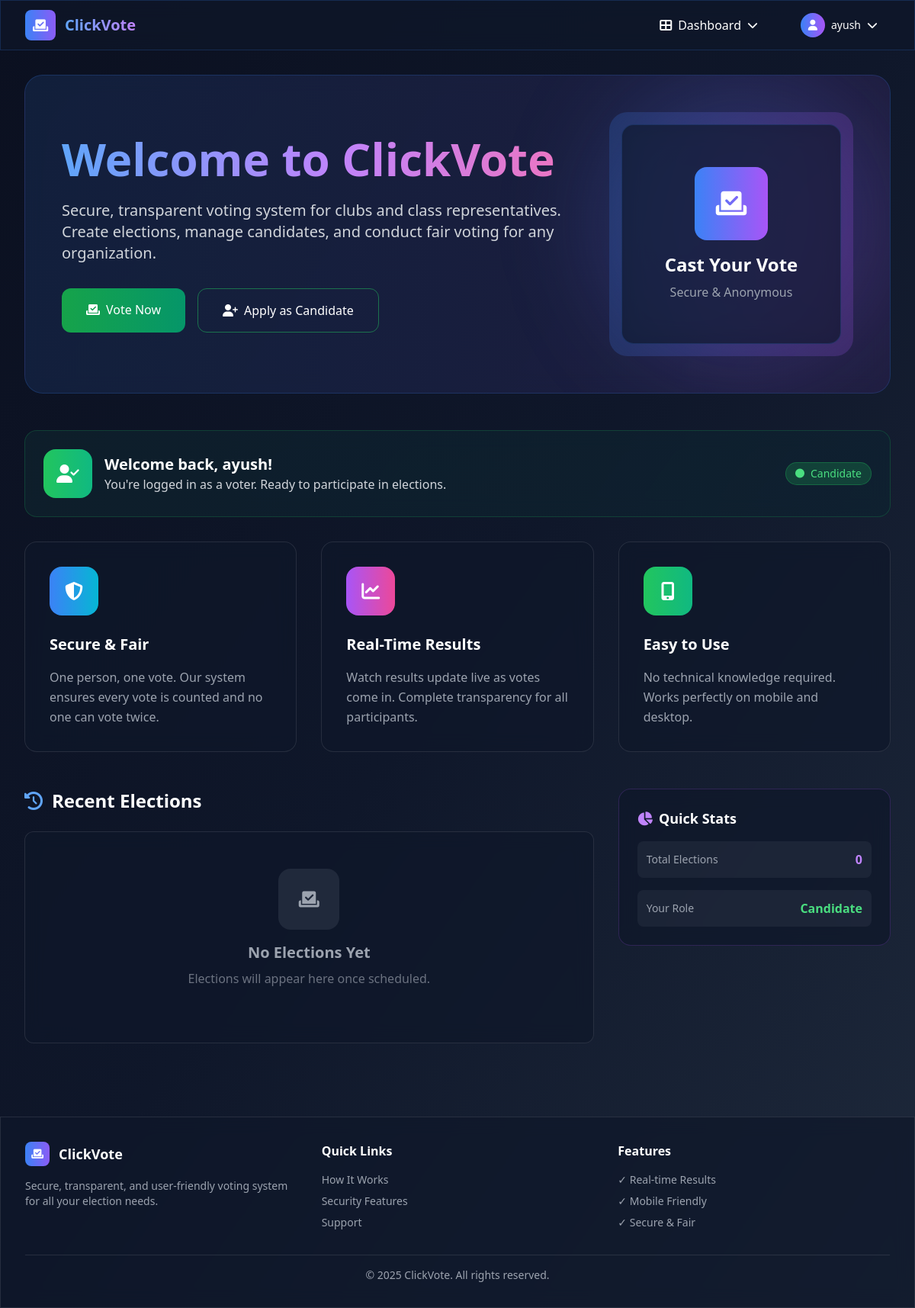
/ (signed in), run on the app's committed database.
### tables this page shows
CREATE TABLE users (
                id INTEGER PRIMARY KEY AUTOINCREMENT,
                name TEXT NOT NULL,
                email TEXT UNIQUE,
                username TEXT UNIQUE NOT NULL,
                password TEXT NOT NULL,
                role TEXT NOT NULL DEFAULT 'voter',
                id_number TEXT,
                created_at TIMESTAMP DEFAULT CURRENT_TIMESTAMP
            );

### app.py (the view)
@app.route("/")
def index():
    user = query("SELECT * FROM users WHERE id=?", (session["user_id"],), one=True) if "user_id" in session else None
    active = query("SELECT * FROM elections WHERE status != 'cancelled' OR status IS NULL ORDER BY start_time DESC LIMIT 5")
    return render_template("index.html", user=user, elections=active)

### app.py (called while the page is built)
def get_db():
    conn = sqlite3.connect('voting.db', timeout=30)
    conn.row_factory = sqlite3.Row
    return conn

def exec_sql(sql, args=(), fetch=False, one=False):
    db = get_db()
    cur = db.execute(sql, args)
    if fetch:
        rows = cur.fetchall()
        cur.close()
        return rows[0] if one and rows else rows
    else:
        db.commit()
        last = cur.lastrowid
        cur.close()
        return last

def query(sql, args=(), one=False):
    return exec_sql(sql, args, fetch=True, one=one)

@app.context_processor
def inject_unread_notifications():
    try:
        uid = session.get('user_id')
        if not uid:
            return {}
        row = query('SELECT COUNT(*) AS c FROM notifications WHERE user_id=? AND read=0', (uid,), one=True)
        return {'unread_notifications': row['c'] if row else 0}
    except Exception:
        return {'unread_notifications': 0}

### templates/index.html (shortened to what this page needs)
{% extends "base.html" %}
{% block content %}
<div class="mb-12">
  <div class="glass-effect rounded-3xl p-8 md:p-12 border border-blue-500/20 bg-gradient-to-r from-blue-500/10 to-purple-500/10 relative overflow-hidden">
    <div class="absolute top-0 right-0 w-96 h-96 bg-gradient-to-br from-blue-500/20 to-purple-500/20 rounded-full blur-3xl"></div>
    <div class="relative">
      <div class="flex flex-col lg:flex-row items-center justify-between">
        <div class="flex-1 mb-8 lg:mb-0">
          <h1 class="text-4xl md:text-6xl font-bold bg-gradient-to-r from-blue-400 via-purple-400 to-pink-400 bg-clip-text text-transparent mb-6">
          </h1>
          <p class="text-xl text-gray-300 mb-8 max-w-2xl">
            Secure, transparent voting system for clubs and class representatives. Create elections, manage candidates, and conduct fair voting for any organization.
          </p>
          {% if user %}
            <div class="flex flex-wrap gap-4">
              {% if user.role == 'admin' %}
                <a href="{{ url_for('admin') }}" class="px-8 py-4 bg-gradient-to-r from-blue-600 to-purple-600 hover:from-blue-700 hover:to-purple-700 rounded-xl font-medium transition-all duration-300 transform hover:scale-105">
                  <i class="fas fa-cog mr-2"></i>Admin Dashboard
                </a>
                <a href="{{ url_for('schedule') }}" class="px-8 py-4 border border-blue-500/50 hover:bg-blue-500/10 rounded-xl font-medium transition-all duration-300">
                  <i class="fas fa-calendar mr-2"></i>Schedule Election
                </a>
              {% else %}
                <a href="{{ url_for('voter_panel') }}" class="px-8 py-4 bg-gradient-to-r from-green-600 to-emerald-600 hover:from-green-700 hover:to-emerald-700 rounded-xl font-medium transition-all duration-300 transform hover:scale-105">
                  <i class="fas fa-vote-yea mr-2"></i>Vote Now
                </a>
                <a href="{{ url_for('candidate_signup') }}" class="px-8 py-4 border border-green-500/50 hover:bg-green-500/10 rounded-xl font-medium transition-all duration-300">
                  <i class="fas fa-user-plus mr-2"></i>Apply as Candidate
                </a>
              {% endif %}
            </div>
          {% endif %}
        </div>
        <div class="flex-shrink-0">
          <div class="w-80 h-80 relative">
            <div class="absolute inset-0 bg-gradient-to-r from-blue-500/20 to-purple-500/20 rounded-3xl animate-pulse"></div>
            <div class="absolute inset-4 glass-effect rounded-2xl flex items-center justify-center">
              <div class="text-center">
                <div class="w-24 h-24 bg-gradient-to-r from-blue-500 to-purple-500 rounded-2xl flex items-center justify-center mb-4 mx-auto animate-float">
                  <i class="fas fa-vote-yea text-white text-4xl"></i>
                </div>
                <h3 class="text-2xl font-bold mb-2">Cast Your Vote</h3>
                <p class="text-gray-400">Secure & Anonymous</p>
              </div>
            </div>
          </div>
        </div>
      </div>
    </div>
  </div>
</div>
{% if user %}
<div class="mb-8">
  <div class="glass-effect rounded-2xl p-6 border border-green-500/20 bg-gradient-to-r from-green-500/5 to-emerald-500/5">
    <div class="flex items-center justify-between">
      <div class="flex items-center space-x-4">
        <div class="w-16 h-16 bg-gradient-to-r from-green-500 to-emerald-500 rounded-2xl flex items-center justify-center">
          <i class="fas fa-user-check text-white text-2xl"></i>
        </div>
        <div>
          <h3 class="text-xl font-bold text-white">Welcome back, {{ user.username }}!</h3>
          <p class="text-gray-300">
            {% if user.role == 'admin' %}
              You have administrative access to manage elections.
            {% else %}
              You're logged in as a voter. Ready to participate in elections.
            {% endif %}
          </p>
        </div>
      </div>
      <div class="text-right">
        <div class="inline-flex items-center px-3 py-1 bg-green-500/20 rounded-full text-green-400 text-sm font-medium border border-green-500/30">
          <i class="fas fa-circle text-xs mr-2 animate-pulse"></i>
          {{ user.role.title() }}
        </div>
      </div>
    </div>
  </div>
</div>
{% endif %}
<div class="grid md:grid-cols-3 gap-8 mb-12">
  <div class="glass-effect rounded-2xl p-8 vote-card transition-all duration-500 border border-white/10 hover:border-blue-500/30 group">
    <div class="w-16 h-16 bg-gradient-to-r from-blue-500 to-cyan-500 rounded-2xl flex items-center justify-center mb-6 group-hover:scale-110 transition-transform duration-300">
      <i class="fas fa-shield-alt text-white text-2xl"></i>
    </div>
    <h3 class="text-xl font-bold text-white mb-4 group-hover:text-blue-400 transition-colors">Secure & Fair</h3>
    <p class="text-gray-400 leading-relaxed">
      One person, one vote. Our system ensures every vote is counted and no one can vote twice.
    </p>
  </div>
  <div class="glass-effect rounded-2xl p-8 vote-card transition-all duration-500 border border-white/10 hover:border-purple-500/30 group">
    <div class="w-16 h-16 bg-gradient-to-r from-purple-500 to-pink-500 rounded-2xl flex items-center justify-center mb-6 group-hover:scale-110 transition-transform duration-300">
      <i class="fas fa-chart-line text-white text-2xl"></i>
    </div>
    <h3 class="text-xl font-bold text-white mb-4 group-hover:text-purple-400 transition-colors">Real-Time Results</h3>
    <p class="text-gray-400 leading-relaxed">
      Watch results update live as votes come in. Complete transparency for all participants.
    </p>
  </div>
  <div class="glass-effect rounded-2xl p-8 vote-card transition-all duration-500 border border-white/10 hover:border-green-500/30 group">
    <div class="w-16 h-16 bg-gradient-to-r from-green-500 to-emerald-500 rounded-2xl flex items-center justify-center mb-6 group-hover:scale-110 transition-transform duration-300">
      <i class="fas fa-mobile-alt text-white text-2xl"></i>
    </div>
    <h3 class="text-xl font-bold text-white mb-4 group-hover:text-green-400 transition-colors">Easy to Use</h3>
    <p class="text-gray-400 leading-relaxed">
      No technical knowledge required. Works perfectly on mobile and desktop.
    </p>
  </div>
</div>
<div class="grid lg:grid-cols-3 gap-8">
  <div class="lg:col-span-2">
    <div class="flex items-center justify-between mb-6">
      <h2 class="text-2xl font-bold text-white flex items-center">
        <i class="fas fa-history mr-3 text-blue-400"></i>
        Recent Elections
      </h2>
    </div>
    <div class="space-y-4">
      {% for e in elections[:3] %}
      <div class="glass-effect rounded-xl p-6 border border-white/10 hover:border-blue-500/30 transition-colors duration-300">
        <div class="flex items-center justify-between mb-4">
          <div>
            <h3 class="text-lg font-semibold text-white">{{ e.title or e.category }}</h3>
            <p class="text-gray-400 text-sm">{{ e.category }} • {{ e.year or "TBD" }}</p>
          </div>
          <div class="text-right">
            <span class="inline-flex items-center px-3 py-1 bg-blue-500/20 rounded-full text-blue-400 text-sm font-medium border border-blue-500/30">
              <i class="fas fa-calendar text-xs mr-2"></i>
              Scheduled
            </span>
          </div>
        </div>
        <div class="flex items-center justify-between text-sm text-gray-400">
          <span class="flex items-center">
            <i class="fas fa-calendar mr-2"></i>
            <span class="utc-time">{{ e.start_time }}</span> → <span class="utc-time">{{ e.end_time }}</span>
          </span>
          {% if user %}
          <div class="flex items-center space-x-2">
            {% if user.role == 'voter' %}
            <a href="{{ url_for('voter_panel') }}" class="px-3 py-1 bg-green-600 hover:bg-green-700 rounded-lg text-white transition-colors">
              Vote
            </a>
            {% endif %}
            <a href="{{ url_for('results', election_id=e.id) }}" class="px-3 py-1 bg-blue-600 hover:bg-blue-700 rounded-lg text-white transition-colors">
              Results
            </a>
          </div>
          {% endif %}
        </div>
      </div>
      {% else %}
      <div class="glass-effect rounded-xl p-12 text-center border border-white/10">
        <div class="w-20 h-20 bg-gray-500/20 rounded-2xl flex items-center justify-center mx-auto mb-4">
          <i class="fas fa-vote-yea text-gray-400 text-2xl"></i>
        </div>
        <h3 class="text-xl font-bold text-gray-400 mb-2">No Elections Yet</h3>
        <p class="text-gray-500 mb-6">Elections will appear here once scheduled.</p>
      </div>
      {% endfor %}
    </div>
  </div>
  <div class="space-y-6">
    <div class="glass-effect rounded-2xl p-6 border border-purple-500/20">
      <h3 class="text-lg font-bold text-white mb-4 flex items-center">
        <i class="fas fa-chart-pie mr-2 text-purple-400"></i>
        Quick Stats
      </h3>
      <div class="space-y-4">
        <div class="flex items-center justify-between p-3 bg-white/5 rounded-lg">
          <span class="text-gray-400 text-sm">Total Elections</span>
          <span class="font-bold text-purple-400">{{ elections|length }}</span>
        </div>
        <div class="flex items-center justify-between p-3 bg-white/5 rounded-lg">
          <span class="text-gray-400 text-sm">Your Role</span>
          <span class="font-bold text-green-400">{{ user.role.title() if user else 'Guest' }}</span>
        </div>
      </div>
    </div>
  </div>
</div>
{% endblock %}

### templates/base.html (shortened to what this page needs)
<!doctype html>
<html lang="en">
<head>
  <script src="https://cdn.tailwindcss.com"></script>
  <link rel="stylesheet" href="https://cdnjs.cloudflare.com/ajax/libs/font-awesome/6.4.0/css/all.min.css">
</head>
{% set _flashes = get_flashed_messages(with_categories=true) %}
<body class="bg-gradient-to-br from-navy-dark via-navy to-navy-light text-white min-h-screen" data-theme="dark" data-flashes='{{ _flashes|tojson|e }}'>
  <nav class="glass-effect sticky top-0 z-50 border-b border-blue-500/20">
    <div class="max-w-7xl mx-auto px-4 sm:px-6 lg:px-8">
      <div class="flex justify-between items-center h-16">
        <a href="{{ url_for('index') }}" class="flex items-center space-x-3 hover:opacity-80 transition-opacity duration-300">
          <div class="w-10 h-10 bg-gradient-to-r from-blue-glow to-purple-glow rounded-lg flex items-center justify-center animate-float">
            <i class="fas fa-vote-yea text-white text-lg"></i>
          </div>
          <span class="text-xl font-bold bg-gradient-to-r from-blue-400 to-purple-400 bg-clip-text text-transparent">
          </span>
        </a>
        <div class="hidden md:flex items-center space-x-6">
          {% if session.get('user_id') %}
            <div class="nav-dropdown relative">
              <button class="flex items-center space-x-2 px-4 py-2 rounded-lg hover:bg-white/10 transition-all duration-300">
                <i class="fas fa-th-large"></i>
                <span>Dashboard</span>
                <i class="fas fa-chevron-down text-sm"></i>
              </button>
            </div>
            <div class="nav-dropdown relative">
              <button class="flex items-center space-x-2 px-4 py-2 rounded-lg hover:bg-white/10 transition-all duration-300">
                <div class="w-8 h-8 bg-gradient-to-r from-blue-500 to-purple-500 rounded-full flex items-center justify-center">
                  <i class="fas fa-user text-sm"></i>
                </div>
                <span class="text-sm">
                  {% if session.get('user') and session['user'].get('role') == 'admin' %}
                    Admin
                  {% elif session.get('user') and session['user'].get('username') %}
                    {{ session['user'].get('username') }}
                  {% elif session.get('username') %}
                    {{ session['username'] }}
                  {% else %}
                    Guest
                  {% endif %}
                </span>
                <i class="fas fa-chevron-down text-sm"></i>
              </button>
            </div>
          {% endif %}
        </div>
      </div>
    </div>
</nav>
  <main class="max-w-7xl mx-auto px-4 sm:px-6 lg:px-8 py-8">
    {% block content %}{% endblock %}
  </main>
  <footer class="glass-effect border-t border-white/10 mt-16">
    <div class="max-w-7xl mx-auto px-4 sm:px-6 lg:px-8 py-8">
      <div class="grid md:grid-cols-3 gap-8">
        <div>
          <div class="flex items-center space-x-3 mb-4">
            <div class="w-8 h-8 bg-gradient-to-r from-blue-glow to-purple-glow rounded-lg flex items-center justify-center">
              <i class="fas fa-vote-yea text-white text-sm"></i>
            </div>
            <span class="text-lg font-bold">ClickVote</span>
          </div>
          <p class="text-gray-400 text-sm">Secure, transparent, and user-friendly voting system for all your election needs.</p>
        </div>
        <div>
          <h3 class="font-semibold mb-4">Quick Links</h3>
          <div class="space-y-2 text-sm">
            <a href="#" class="block text-gray-400 hover:text-white transition-colors">How It Works</a>
            <a href="#" class="block text-gray-400 hover:text-white transition-colors">Security Features</a>
            <a href="#" class="block text-gray-400 hover:text-white transition-colors">Support</a>
          </div>
        </div>
        <div>
          <h3 class="font-semibold mb-4">Features</h3>
          <div class="space-y-2 text-sm">
            <div class="text-gray-400">✓ Real-time Results</div>
            <div class="text-gray-400">✓ Mobile Friendly</div>
            <div class="text-gray-400">✓ Secure & Fair</div>
          </div>
        </div>
      </div>
      <div class="border-t border-white/10 mt-8 pt-4 text-center text-sm text-gray-400">
        © 2025 ClickVote. All rights reserved.
      </div>
    </div>
  </footer>
</body>
</html>

### templates/base.html (style rules this page uses)
.glass-effect { backdrop-filter: blur(12px); background: rgba(15, 23, 42, 0.7); border: 1px solid rgba(59, 130, 246, 0.2); }
.nav-dropdown { position: relative; }
.nav-dropdown::after { content: ''; position: absolute; top: 100%; left: 0; right: 0; height: 0.5rem; background: transparent; }

### data on the page
users: user.get "ayush", username "ayush", role "Candidate"

### other printed values
{{ elections|length }} "0"
